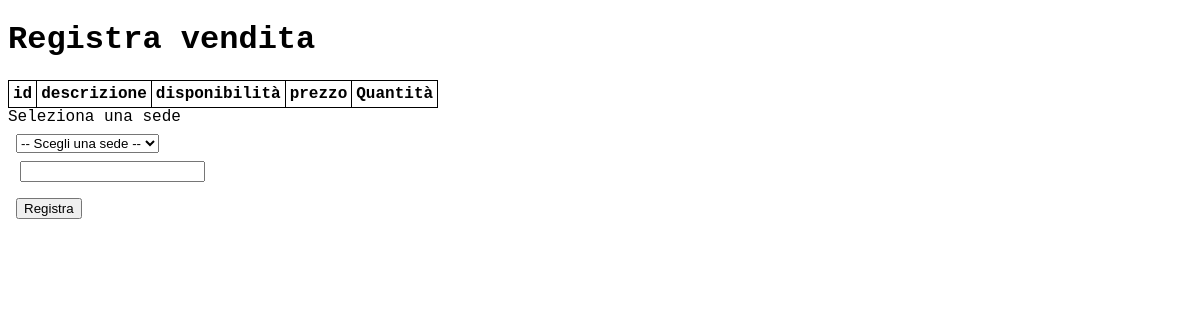
Before: /record-sale with the older database file.
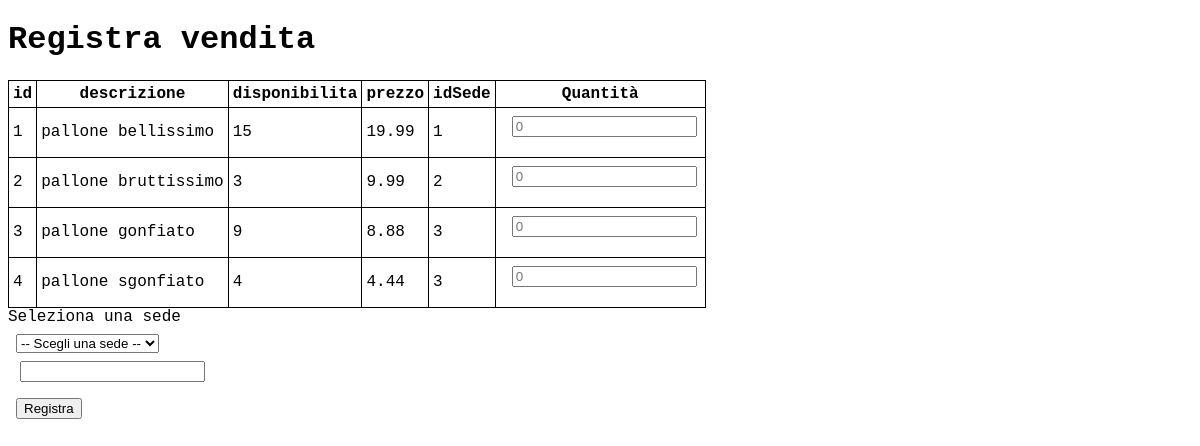
After: the same page with the newer database file.
### tables this page shows
CREATE TABLE MATERIALE (
     id integer not null,
     descrizione char(256) not null,
     disponibilita integer not null,
     prezzo integer not null,
     idSede integer not null,
     constraint ID primary key (id)
     foreign key (idSede) references SEDE);

### app.py (the view, shortened to what this page needs)
@app.route('/record-sale', methods=['GET', 'POST'])
def record_sale():
    db_connection = get_db()
    db_cursor = db_connection.cursor()
    if request.method == 'GET':
        cols = get_cols(db_cursor, 'materiale')
        records = db_cursor.execute(f"select * from materiale").fetchall()
        BRANCHES = get_branches(db_cursor)
        return render_template('record-sale.html', \
            page_title='Registra vendita',
            table='materiale',
            cols=cols, \
            rows=records, \
            branches=BRANCHES
            )

### app.py (called while the page is built)
def get_branches(cursor):
    return cursor.execute('select id, nome from sede').fetchall()

def get_db():
    db = getattr(g, '_database', None)
    if db is None:
        db = g._database = sqlite3.connect('db.db')
    return db

def get_cols(db_cursor, table):
    cols = db_cursor.execute(f'pragma table_info({table})').fetchall()
    cols = [ c[1] for c in cols ]
    return cols

@app.teardown_appcontext
def close_connection(exception):
    db = getattr(g, '_database', None)
    if db is not None:
        db.close()

### templates/record-sale.html (shortened to what this page needs)
<!DOCTYPE html>
<html>
<head>
</head>
<body>
	<h1>{{ page_title }}</h1>
	<form method=POST>
		<table>
			<thead>
				<tr>
					{% for c in cols %}
						<th>{{ c }}</th>
					{% endfor %}
						<th>Quantità</th>
				</tr>
			</thead>
			<tbody>
				{% for r in rows %}
					<tr>
						{% for val in r %}
							<td>{{ val }}</td>
						{% endfor %}
						<td><input type="number" id="quantita" value="" placeholder="0"/></td>
					</tr>
				{% endfor %}
			</tbody>
		</table>
		<label for="branch-selector">Seleziona una sede</label>
		<select style="margin-top: 8px; margin-bottom: 8px;" name="sede" id="branch-selector" required>
			<option value="">-- Scegli una sede --</option>
		</select>
		<input type="number" name="totale" hidden>
		<button type="submit">Registra</button>
	</form>
</body>
</html>

### templates/record-sale.html (style rules this page uses)
html { font-family: monospace; font-size: 16px; }
table, td, th { border: 1px solid black; border-collapse: collapse; padding: 4px; }
input { display: block; margin: 4px; margin-left: 12px; margin-bottom: 16px; }
select { margin: 8px; margin-bottom: 16px; display: block; }
button { margin: 8px; margin-bottom: 16px; display: block; }

Changed rows visible on the page:
added MATERIALE: r "1" "15" "1", descrizione "pallone bellissimo", prezzo "19.99"
added MATERIALE: r "2" "3" "2", descrizione "pallone bruttissimo", prezzo "9.99"
added MATERIALE: r "3" "9" "3", descrizione "pallone gonfiato", prezzo "8.88"
added MATERIALE: r "4" "4" "3", descrizione "pallone sgonfiato", prezzo "4.44"
Other visible differences:
new list line: "disponibilita"
new list line: "idSede"
list line gone: "disponibilità"
